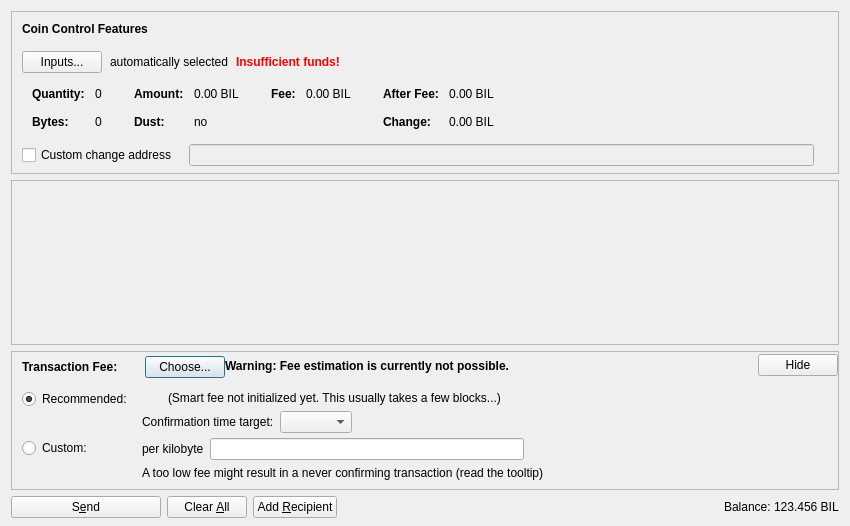
<?xml version="1.0" encoding="UTF-8"?>
<ui version="4.0">
 <class>SendCoinsDialog</class>
 <widget class="QDialog" name="SendCoinsDialog">
  <property name="geometry">
   <rect>
    <x>0</x>
    <y>0</y>
    <width>850</width>
    <height>526</height>
   </rect>
  </property>
  <property name="windowTitle">
   <string>Send Coins</string>
  </property>
  <layout class="QVBoxLayout" name="verticalLayout" stretch="0,1,0,0">
   <property name="bottomMargin">
    <number>8</number>
   </property>
   <item>
    <widget class="QFrame" name="frameCoinControl">
     <property name="sizePolicy">
      <sizepolicy hsizetype="Expanding" vsizetype="Expanding">
       <horstretch>0</horstretch>
       <verstretch>0</verstretch>
      </sizepolicy>
     </property>
     <property name="maximumSize">
      <size>
       <width>16777215</width>
       <height>16777215</height>
      </size>
     </property>
     <property name="frameShape">
      <enum>QFrame::StyledPanel</enum>
     </property>
     <property name="frameShadow">
      <enum>QFrame::Sunken</enum>
     </property>
     <layout class="QVBoxLayout" name="verticalLayoutCoinControl2">
      <property name="spacing">
       <number>0</number>
      </property>
      <property name="leftMargin">
       <number>0</number>
      </property>
      <property name="topMargin">
       <number>0</number>
      </property>
      <property name="rightMargin">
       <number>0</number>
      </property>
      <property name="bottomMargin">
       <number>6</number>
      </property>
      <item>
       <layout class="QVBoxLayout" name="verticalLayoutCoinControl" stretch="0,0,0,0,1">
        <property name="spacing">
         <number>0</number>
        </property>
        <property name="leftMargin">
         <number>10</number>
        </property>
        <property name="topMargin">
         <number>10</number>
        </property>
        <item>
         <layout class="QHBoxLayout" name="horizontalLayoutCoinControl1">
          <property name="bottomMargin">
           <number>15</number>
          </property>
          <item>
           <widget class="QLabel" name="labelCoinControlFeatures">
            <property name="sizePolicy">
             <sizepolicy hsizetype="Preferred" vsizetype="Maximum">
              <horstretch>0</horstretch>
              <verstretch>0</verstretch>
             </sizepolicy>
            </property>
            <property name="font">
             <font>
              <weight>75</weight>
              <bold>true</bold>
             </font>
            </property>
            <property name="styleSheet">
             <string notr="true">font-weight:bold;</string>
            </property>
            <property name="text">
             <string>Coin Control Features</string>
            </property>
           </widget>
          </item>
         </layout>
        </item>
        <item>
         <layout class="QHBoxLayout" name="horizontalLayoutCoinControl2" stretch="0,0,0,0">
          <property name="spacing">
           <number>8</number>
          </property>
          <property name="bottomMargin">
           <number>10</number>
          </property>
          <item>
           <widget class="QPushButton" name="pushButtonCoinControl">
            <property name="styleSheet">
             <string notr="true"/>
            </property>
            <property name="text">
             <string>Inputs...</string>
            </property>
            <property name="autoDefault">
             <bool>false</bool>
            </property>
           </widget>
          </item>
          <item>
           <widget class="QLabel" name="labelCoinControlAutomaticallySelected">
            <property name="text">
             <string>automatically selected</string>
            </property>
            <property name="margin">
             <number>5</number>
            </property>
           </widget>
          </item>
          <item>
           <widget class="QLabel" name="labelCoinControlInsuffFunds">
            <property name="font">
             <font>
              <weight>75</weight>
              <bold>true</bold>
             </font>
            </property>
            <property name="styleSheet">
             <string notr="true">color:red;font-weight:bold;</string>
            </property>
            <property name="text">
             <string>Insufficient funds!</string>
            </property>
            <property name="margin">
             <number>5</number>
            </property>
           </widget>
          </item>
          <item>
           <spacer name="horizontalSpacerCoinControl">
            <property name="orientation">
             <enum>Qt::Horizontal</enum>
            </property>
            <property name="sizeHint" stdset="0">
             <size>
              <width>40</width>
              <height>1</height>
             </size>
            </property>
           </spacer>
          </item>
         </layout>
        </item>
        <item>
         <widget class="QWidget" name="widgetCoinControl" native="true">
          <property name="sizePolicy">
           <sizepolicy hsizetype="Preferred" vsizetype="Preferred">
            <horstretch>0</horstretch>
            <verstretch>0</verstretch>
           </sizepolicy>
          </property>
          <property name="minimumSize">
           <size>
            <width>0</width>
            <height>0</height>
           </size>
          </property>
          <property name="styleSheet">
           <string notr="true"/>
          </property>
          <layout class="QHBoxLayout" name="horizontalLayoutCoinControl5">
           <property name="leftMargin">
            <number>0</number>
           </property>
           <property name="topMargin">
            <number>0</number>
           </property>
           <property name="rightMargin">
            <number>0</number>
           </property>
           <property name="bottomMargin">
            <number>0</number>
           </property>
           <item>
            <layout class="QHBoxLayout" name="horizontalLayoutCoinControl3" stretch="0,0,0,1">
             <property name="spacing">
              <number>20</number>
             </property>
             <property name="topMargin">
              <number>0</number>
             </property>
             <property name="bottomMargin">
              <number>10</number>
             </property>
             <item>
              <layout class="QFormLayout" name="formLayoutCoinControl1">
               <property name="horizontalSpacing">
                <number>10</number>
               </property>
               <property name="verticalSpacing">
                <number>14</number>
               </property>
               <property name="leftMargin">
                <number>10</number>
               </property>
               <property name="topMargin">
                <number>4</number>
               </property>
               <property name="rightMargin">
                <number>6</number>
               </property>
               <item row="0" column="0">
                <widget class="QLabel" name="labelCoinControlQuantityText">
                 <property name="font">
                  <font>
                   <weight>75</weight>
                   <bold>true</bold>
                  </font>
                 </property>
                 <property name="text">
                  <string>Quantity:</string>
                 </property>
                 <property name="margin">
                  <number>0</number>
                 </property>
                </widget>
               </item>
               <item row="0" column="1">
                <widget class="QLabel" name="labelCoinControlQuantity">
                 <property name="cursor">
                  <cursorShape>IBeamCursor</cursorShape>
                 </property>
                 <property name="contextMenuPolicy">
                  <enum>Qt::ActionsContextMenu</enum>
                 </property>
                 <property name="text">
                  <string notr="true">0</string>
                 </property>
                 <property name="margin">
                  <number>0</number>
                 </property>
                 <property name="textInteractionFlags">
                  <set>Qt::LinksAccessibleByMouse|Qt::TextSelectableByKeyboard|Qt::TextSelectableByMouse</set>
                 </property>
                </widget>
               </item>
               <item row="1" column="0">
                <widget class="QLabel" name="labelCoinControlBytesText">
                 <property name="font">
                  <font>
                   <weight>75</weight>
                   <bold>true</bold>
                  </font>
                 </property>
                 <property name="text">
                  <string>Bytes:</string>
                 </property>
                </widget>
               </item>
               <item row="1" column="1">
                <widget class="QLabel" name="labelCoinControlBytes">
                 <property name="cursor">
                  <cursorShape>IBeamCursor</cursorShape>
                 </property>
                 <property name="contextMenuPolicy">
                  <enum>Qt::ActionsContextMenu</enum>
                 </property>
                 <property name="text">
                  <string notr="true">0</string>
                 </property>
                 <property name="textInteractionFlags">
                  <set>Qt::LinksAccessibleByMouse|Qt::TextSelectableByKeyboard|Qt::TextSelectableByMouse</set>
                 </property>
                </widget>
               </item>
              </layout>
             </item>
             <item>
              <layout class="QFormLayout" name="formLayoutCoinControl2">
               <property name="horizontalSpacing">
                <number>10</number>
               </property>
               <property name="verticalSpacing">
                <number>14</number>
               </property>
               <property name="leftMargin">
                <number>6</number>
               </property>
               <property name="topMargin">
                <number>4</number>
               </property>
               <property name="rightMargin">
                <number>6</number>
               </property>
               <item row="0" column="0">
                <widget class="QLabel" name="labelCoinControlAmountText">
                 <property name="font">
                  <font>
                   <weight>75</weight>
                   <bold>true</bold>
                  </font>
                 </property>
                 <property name="text">
                  <string>Amount:</string>
                 </property>
                 <property name="margin">
                  <number>0</number>
                 </property>
                </widget>
               </item>
               <item row="0" column="1">
                <widget class="QLabel" name="labelCoinControlAmount">
                 <property name="cursor">
                  <cursorShape>IBeamCursor</cursorShape>
                 </property>
                 <property name="contextMenuPolicy">
                  <enum>Qt::ActionsContextMenu</enum>
                 </property>
                 <property name="text">
                  <string notr="true">0.00 BIL</string>
                 </property>
                 <property name="textInteractionFlags">
                  <set>Qt::LinksAccessibleByMouse|Qt::TextSelectableByKeyboard|Qt::TextSelectableByMouse</set>
                 </property>
                </widget>
               </item>
               <item row="1" column="0">
                <widget class="QLabel" name="labelCoinControlLowOutputText">
                 <property name="font">
                  <font>
                   <weight>75</weight>
                   <bold>true</bold>
                  </font>
                 </property>
                 <property name="text">
                  <string>Dust:</string>
                 </property>
                </widget>
               </item>
               <item row="1" column="1">
                <widget class="QLabel" name="labelCoinControlLowOutput">
                 <property name="cursor">
                  <cursorShape>IBeamCursor</cursorShape>
                 </property>
                 <property name="contextMenuPolicy">
                  <enum>Qt::ActionsContextMenu</enum>
                 </property>
                 <property name="text">
                  <string notr="true">no</string>
                 </property>
                 <property name="textInteractionFlags">
                  <set>Qt::LinksAccessibleByMouse|Qt::TextSelectableByKeyboard|Qt::TextSelectableByMouse</set>
                 </property>
                </widget>
               </item>
              </layout>
             </item>
             <item>
              <layout class="QFormLayout" name="formLayoutCoinControl3">
               <property name="horizontalSpacing">
                <number>10</number>
               </property>
               <property name="verticalSpacing">
                <number>14</number>
               </property>
               <property name="leftMargin">
                <number>6</number>
               </property>
               <property name="topMargin">
                <number>4</number>
               </property>
               <property name="rightMargin">
                <number>6</number>
               </property>
               <item row="0" column="0">
                <widget class="QLabel" name="labelCoinControlFeeText">
                 <property name="font">
                  <font>
                   <weight>75</weight>
                   <bold>true</bold>
                  </font>
                 </property>
                 <property name="text">
                  <string>Fee:</string>
                 </property>
                 <property name="margin">
                  <number>0</number>
                 </property>
                </widget>
               </item>
               <item row="0" column="1">
                <widget class="QLabel" name="labelCoinControlFee">
                 <property name="cursor">
                  <cursorShape>IBeamCursor</cursorShape>
                 </property>
                 <property name="contextMenuPolicy">
                  <enum>Qt::ActionsContextMenu</enum>
                 </property>
                 <property name="text">
                  <string notr="true">0.00 BIL</string>
                 </property>
                 <property name="textInteractionFlags">
                  <set>Qt::LinksAccessibleByMouse|Qt::TextSelectableByKeyboard|Qt::TextSelectableByMouse</set>
                 </property>
                </widget>
               </item>
              </layout>
             </item>
             <item>
              <layout class="QFormLayout" name="formLayoutCoinControl4">
               <property name="horizontalSpacing">
                <number>10</number>
               </property>
               <property name="verticalSpacing">
                <number>14</number>
               </property>
               <property name="leftMargin">
                <number>6</number>
               </property>
               <property name="topMargin">
                <number>4</number>
               </property>
               <property name="rightMargin">
                <number>6</number>
               </property>
               <item row="0" column="0">
                <widget class="QLabel" name="labelCoinControlAfterFeeText">
                 <property name="font">
                  <font>
                   <weight>75</weight>
                   <bold>true</bold>
                  </font>
                 </property>
                 <property name="text">
                  <string>After Fee:</string>
                 </property>
                 <property name="margin">
                  <number>0</number>
                 </property>
                </widget>
               </item>
               <item row="0" column="1">
                <widget class="QLabel" name="labelCoinControlAfterFee">
                 <property name="cursor">
                  <cursorShape>IBeamCursor</cursorShape>
                 </property>
                 <property name="contextMenuPolicy">
                  <enum>Qt::ActionsContextMenu</enum>
                 </property>
                 <property name="text">
                  <string notr="true">0.00 BIL</string>
                 </property>
                 <property name="textInteractionFlags">
                  <set>Qt::LinksAccessibleByMouse|Qt::TextSelectableByKeyboard|Qt::TextSelectableByMouse</set>
                 </property>
                </widget>
               </item>
               <item row="1" column="0">
                <widget class="QLabel" name="labelCoinControlChangeText">
                 <property name="font">
                  <font>
                   <weight>75</weight>
                   <bold>true</bold>
                  </font>
                 </property>
                 <property name="text">
                  <string>Change:</string>
                 </property>
                </widget>
               </item>
               <item row="1" column="1">
                <widget class="QLabel" name="labelCoinControlChange">
                 <property name="cursor">
                  <cursorShape>IBeamCursor</cursorShape>
                 </property>
                 <property name="contextMenuPolicy">
                  <enum>Qt::ActionsContextMenu</enum>
                 </property>
                 <property name="text">
                  <string notr="true">0.00 BIL</string>
                 </property>
                 <property name="textInteractionFlags">
                  <set>Qt::LinksAccessibleByMouse|Qt::TextSelectableByKeyboard|Qt::TextSelectableByMouse</set>
                 </property>
                </widget>
               </item>
              </layout>
             </item>
            </layout>
           </item>
          </layout>
         </widget>
        </item>
        <item>
         <layout class="QHBoxLayout" name="horizontalLayoutCoinControl4" stretch="0,0,0">
          <property name="spacing">
           <number>12</number>
          </property>
          <property name="sizeConstraint">
           <enum>QLayout::SetDefaultConstraint</enum>
          </property>
          <property name="topMargin">
           <number>5</number>
          </property>
          <property name="rightMargin">
           <number>5</number>
          </property>
          <item>
           <widget class="QCheckBox" name="checkBoxCoinControlChange">
            <property name="toolTip">
             <string>If this is activated, but the change address is empty or invalid, change will be sent to a newly generated address.</string>
            </property>
            <property name="text">
             <string>Custom change address</string>
            </property>
           </widget>
          </item>
          <item>
           <widget class="QValidatedLineEdit" name="lineEditCoinControlChange">
            <property name="enabled">
             <bool>false</bool>
            </property>
            <property name="sizePolicy">
             <sizepolicy hsizetype="Expanding" vsizetype="Fixed">
              <horstretch>0</horstretch>
              <verstretch>0</verstretch>
             </sizepolicy>
            </property>
           </widget>
          </item>
          <item>
           <widget class="QLabel" name="labelCoinControlChangeLabel">
            <property name="sizePolicy">
             <sizepolicy hsizetype="Preferred" vsizetype="Expanding">
              <horstretch>0</horstretch>
              <verstretch>0</verstretch>
             </sizepolicy>
            </property>
            <property name="minimumSize">
             <size>
              <width>0</width>
              <height>0</height>
             </size>
            </property>
            <property name="text">
             <string/>
            </property>
            <property name="margin">
             <number>3</number>
            </property>
           </widget>
          </item>
         </layout>
        </item>
        <item>
         <spacer name="verticalSpacerCoinControl">
          <property name="orientation">
           <enum>Qt::Vertical</enum>
          </property>
          <property name="sizeHint" stdset="0">
           <size>
            <width>800</width>
            <height>1</height>
           </size>
          </property>
         </spacer>
        </item>
       </layout>
      </item>
     </layout>
    </widget>
   </item>
   <item>
    <widget class="QScrollArea" name="scrollArea">
     <property name="widgetResizable">
      <bool>true</bool>
     </property>
     <widget class="QWidget" name="scrollAreaWidgetContents">
      <property name="geometry">
       <rect>
        <x>0</x>
        <y>0</y>
        <width>830</width>
        <height>104</height>
       </rect>
      </property>
      <layout class="QVBoxLayout" name="verticalLayout_2" stretch="0,1">
       <property name="leftMargin">
        <number>0</number>
       </property>
       <property name="topMargin">
        <number>0</number>
       </property>
       <property name="rightMargin">
        <number>0</number>
       </property>
       <property name="bottomMargin">
        <number>0</number>
       </property>
       <item>
        <layout class="QVBoxLayout" name="entries">
         <property name="spacing">
          <number>6</number>
         </property>
        </layout>
       </item>
       <item>
        <spacer name="verticalSpacer">
         <property name="orientation">
          <enum>Qt::Vertical</enum>
         </property>
         <property name="sizeHint" stdset="0">
          <size>
           <width>20</width>
           <height>40</height>
          </size>
         </property>
        </spacer>
       </item>
      </layout>
     </widget>
    </widget>
   </item>
   <item>
    <widget class="QFrame" name="frameFee">
     <property name="sizePolicy">
      <sizepolicy hsizetype="Expanding" vsizetype="Expanding">
       <horstretch>0</horstretch>
       <verstretch>0</verstretch>
      </sizepolicy>
     </property>
     <property name="maximumSize">
      <size>
       <width>16777215</width>
       <height>16777215</height>
      </size>
     </property>
     <property name="frameShape">
      <enum>QFrame::StyledPanel</enum>
     </property>
     <property name="frameShadow">
      <enum>QFrame::Sunken</enum>
     </property>
     <layout class="QVBoxLayout" name="verticalLayoutFee1">
      <property name="spacing">
       <number>0</number>
      </property>
      <property name="leftMargin">
       <number>0</number>
      </property>
      <property name="topMargin">
       <number>0</number>
      </property>
      <property name="rightMargin">
       <number>0</number>
      </property>
      <property name="bottomMargin">
       <number>0</number>
      </property>
      <item>
       <layout class="QVBoxLayout" name="verticalLayoutFee2" stretch="0,0,0">
        <property name="spacing">
         <number>0</number>
        </property>
        <property name="leftMargin">
         <number>10</number>
        </property>
        <property name="topMargin">
         <number>0</number>
        </property>
        <item>
         <layout class="QHBoxLayout" name="horizontalLayoutFee1">
          <property name="bottomMargin">
           <number>0</number>
          </property>
          <item>
           <layout class="QVBoxLayout" name="verticalLayoutFee7">
            <property name="spacing">
             <number>0</number>
            </property>
            <item>
             <spacer name="verticalSpacerSmartFee">
              <property name="orientation">
               <enum>Qt::Vertical</enum>
              </property>
              <property name="sizeType">
               <enum>QSizePolicy::Fixed</enum>
              </property>
              <property name="sizeHint" stdset="0">
               <size>
                <width>1</width>
                <height>4</height>
               </size>
              </property>
             </spacer>
            </item>
            <item>
             <layout class="QHBoxLayout" name="horizontalLayoutSmartFee">
              <property name="spacing">
               <number>10</number>
              </property>
              <item>
               <widget class="QLabel" name="labelFeeHeadline">
                <property name="sizePolicy">
                 <sizepolicy hsizetype="Preferred" vsizetype="Maximum">
                  <horstretch>0</horstretch>
                  <verstretch>0</verstretch>
                 </sizepolicy>
                </property>
                <property name="font">
                 <font>
                  <weight>75</weight>
                  <bold>true</bold>
                 </font>
                </property>
                <property name="styleSheet">
                 <string notr="true">font-weight:bold;</string>
                </property>
                <property name="text">
                 <string>Transaction Fee:</string>
                </property>
               </widget>
              </item>
              <item>
               <widget class="QLabel" name="labelFeeMinimized">
                <property name="text">
                 <string/>
                </property>
               </widget>
              </item>
              <item>
               <widget class="QPushButton" name="buttonChooseFee">
                <property name="text">
                 <string>Choose...</string>
                </property>
               </widget>
              </item>
             </layout>
            </item>
            <item>
             <spacer name="verticalSpacer_5">
              <property name="orientation">
               <enum>Qt::Vertical</enum>
              </property>
              <property name="sizeHint" stdset="0">
               <size>
                <width>1</width>
                <height>1</height>
               </size>
              </property>
             </spacer>
            </item>
           </layout>
          </item>
          <item>
           <widget class="QLabel" name="fallbackFeeWarningLabel">
            <property name="toolTip">
             <string>Using the fallbackfee can result in sending a transaction that will take several hours or days (or never) to confirm. Consider choosing your fee manually or wait until you have validated the complete chain.</string>
            </property>
            <property name="font">
            <font>
                <weight>75</weight>
                <bold>true</bold>
            </font>
            </property>
            <property name="text">
             <string>Warning: Fee estimation is currently not possible.</string>
            </property>
            <property name="wordWrap">
             <bool>false</bool>
            </property>
           </widget>
          </item>
          <item>
           <spacer name="horizontalSpacer_4">
            <property name="orientation">
             <enum>Qt::Horizontal</enum>
            </property>
            <property name="sizeType">
             <enum>QSizePolicy::MinimumExpanding</enum>
            </property>
            <property name="sizeHint" stdset="0">
             <size>
              <width>40</width>
              <height>20</height>
             </size>
            </property>
           </spacer>
          </item>
          <item>
           <widget class="QPushButton" name="buttonMinimizeFee">
            <property name="toolTip">
             <string>collapse fee-settings</string>
            </property>
            <property name="text">
             <string>Hide</string>
            </property>
           </widget>
          </item>
         </layout>
        </item>
        <item>
         <widget class="QFrame" name="frameFeeSelection">
          <layout class="QVBoxLayout" name="verticalLayoutFee12">
           <property name="spacing">
            <number>0</number>
           </property>
           <property name="leftMargin">
            <number>0</number>
           </property>
           <property name="topMargin">
            <number>0</number>
           </property>
           <property name="rightMargin">
            <number>0</number>
           </property>
           <property name="bottomMargin">
            <number>0</number>
           </property>
           <item>
            <layout class="QGridLayout" name="gridLayoutFee">
             <property name="topMargin">
              <number>10</number>
             </property>
             <property name="bottomMargin">
              <number>4</number>
             </property>
             <property name="horizontalSpacing">
              <number>10</number>
             </property>
             <property name="verticalSpacing">
              <number>4</number>
             </property>
             <item row="1" column="1">
              <layout class="QVBoxLayout" name="verticalLayoutFee8">
               <property name="spacing">
                <number>6</number>
               </property>
               <item>
                <layout class="QHBoxLayout" name="horizontalLayoutFee13">
                 <item>
                  <widget class="QLabel" name="labelCustomPerKilobyte">
                   <property name="toolTip">
                    <string>Specify a custom fee per kB (1,000 bytes) of the transaction's virtual size.

Note:  Since the fee is calculated on a per-byte basis, a fee of "100 satoshis per kB" for a transaction size of 500 bytes (half of 1 kB) would ultimately yield a fee of only 50 satoshis.</string>
                   </property>
                   <property name="text">
                    <string>per kilobyte</string>
                   </property>
                  </widget>
                 </item>
                 <item>
                  <widget class="BitcoinAmountField" name="customFee"/>
                 </item>
                 <item>
                  <spacer name="horizontalSpacer_6">
                   <property name="orientation">
                    <enum>Qt::Horizontal</enum>
                   </property>
                   <property name="sizeHint" stdset="0">
                    <size>
                     <width>1</width>
                     <height>1</height>
                    </size>
                   </property>
                  </spacer>
                 </item>
                </layout>
               </item>
               <item>
                <layout class="QHBoxLayout" name="horizontalLayoutFee8">
                 <item>
                  <widget class="QLabel" name="labelCustomFeeWarning">
                   <property name="enabled">
                    <bool>true</bool>
                   </property>
                   <property name="toolTip">
                    <string>When there is less transaction volume than space in the blocks, miners as well as relaying nodes may enforce a minimum fee. Paying only this minimum fee is just fine, but be aware that this can result in a never confirming transaction once there is more demand for billcoin transactions than the network can process.</string>
                   </property>
                   <property name="text">
                    <string>A too low fee might result in a never confirming transaction (read the tooltip)</string>
                   </property>
                  </widget>
                 </item>
                 <item>
                  <spacer name="horizontalSpacer_2">
                   <property name="orientation">
                    <enum>Qt::Horizontal</enum>
                   </property>
                   <property name="sizeHint" stdset="0">
                    <size>
                     <width>1</width>
                     <height>1</height>
                    </size>
                   </property>
                  </spacer>
                 </item>
                </layout>
               </item>
              </layout>
             </item>
             <item row="0" column="0">
              <layout class="QVBoxLayout" name="verticalLayoutFee4" stretch="0,1">
               <item>
                <widget class="QRadioButton" name="radioSmartFee">
                 <property name="text">
                  <string>Recommended:</string>
                 </property>
                 <property name="checked">
                  <bool>true</bool>
                 </property>
                 <attribute name="buttonGroup">
                  <string notr="true">groupFee</string>
                 </attribute>
                </widget>
               </item>
               <item>
                <spacer name="verticalSpacer_2">
                 <property name="orientation">
                  <enum>Qt::Vertical</enum>
                 </property>
                 <property name="sizeHint" stdset="0">
                  <size>
                   <width>1</width>
                   <height>1</height>
                  </size>
                 </property>
                </spacer>
               </item>
              </layout>
             </item>
             <item row="1" column="0">
              <layout class="QVBoxLayout" name="verticalLayoutFee9" stretch="0,1">
               <item>
                <widget class="QRadioButton" name="radioCustomFee">
                 <property name="text">
                  <string>Custom:</string>
                 </property>
                 <attribute name="buttonGroup">
                  <string notr="true">groupFee</string>
                 </attribute>
                </widget>
               </item>
               <item>
                <spacer name="verticalSpacer_6">
                 <property name="orientation">
                  <enum>Qt::Vertical</enum>
                 </property>
                 <property name="sizeHint" stdset="0">
                  <size>
                   <width>1</width>
                   <height>1</height>
                  </size>
                 </property>
                </spacer>
               </item>
              </layout>
             </item>
             <item row="0" column="1">
              <layout class="QVBoxLayout" name="verticalLayoutFee3" stretch="0,0,1">
               <property name="spacing">
                <number>6</number>
               </property>
               <property name="topMargin">
                <number>2</number>
               </property>
               <item>
                <layout class="QHBoxLayout" name="horizontalLayoutFee12">
                 <item>
                  <widget class="QLabel" name="labelSmartFee">
                   <property name="text">
                    <string/>
                   </property>
                  </widget>
                 </item>
                 <item>
                  <widget class="QLabel" name="labelFeeEstimation">
                   <property name="text">
                    <string/>
                   </property>
                  </widget>
                 </item>
                 <item>
                  <widget class="QLabel" name="labelSmartFee2">
                   <property name="text">
                    <string>(Smart fee not initialized yet. This usually takes a few blocks...)</string>
                   </property>
                  </widget>
                 </item>
                 <item>
                  <spacer name="horizontalSpacer_5">
                   <property name="orientation">
                    <enum>Qt::Horizontal</enum>
                   </property>
                   <property name="sizeHint" stdset="0">
                    <size>
                     <width>1</width>
                     <height>1</height>
                    </size>
                   </property>
                  </spacer>
                 </item>
                </layout>
               </item>
               <item>
                <layout class="QHBoxLayout" name="horizontalLayoutFee9">
                 <item>
                  <layout class="QVBoxLayout" name="verticalLayoutFee6">
                   <item>
                    <widget class="QLabel" name="labelSmartFee3">
                     <property name="text">
                      <string>Confirmation time target:</string>
                     </property>
                    </widget>
                   </item>
                  </layout>
                 </item>
                 <item>
                  <layout class="QVBoxLayout" name="verticalLayoutFee5">
                   <property name="rightMargin">
                    <number>30</number>
                   </property>
                   <item>
                    <layout class="QHBoxLayout" name="horizontalLayoutConfTarget">
                     <property name="bottomMargin">
                      <number>0</number>
                     </property>
                     <item>
                      <widget class="QComboBox" name="confTargetSelector"/>
                     </item>
                     <item>
                      <spacer name="horizontalSpacerConfTarget">
                       <property name="orientation">
                        <enum>Qt::Horizontal</enum>
                       </property>
                       <property name="sizeHint" stdset="0">
                        <size>
                         <width>40</width>
                         <height>20</height>
                        </size>
                       </property>
                      </spacer>
                     </item>
                    </layout>
                   </item>
                  </layout>
                 </item>
                </layout>
               </item>
               <item>
                <spacer name="verticalSpacer_4">
                 <property name="orientation">
                  <enum>Qt::Vertical</enum>
                 </property>
                 <property name="sizeHint" stdset="0">
                  <size>
                   <width>1</width>
                   <height>1</height>
                  </size>
                 </property>
                </spacer>
               </item>
              </layout>
             </item>
            </layout>
           </item>
          </layout>
         </widget>
        </item>
        <item>
         <spacer name="verticalSpacerFee">
          <property name="orientation">
           <enum>Qt::Vertical</enum>
          </property>
          <property name="sizeHint" stdset="0">
           <size>
            <width>40</width>
            <height>5</height>
           </size>
          </property>
         </spacer>
        </item>
       </layout>
      </item>
     </layout>
    </widget>
   </item>
   <item>
    <layout class="QHBoxLayout" name="horizontalLayout">
     <item>
      <widget class="QPushButton" name="sendButton">
       <property name="minimumSize">
        <size>
         <width>150</width>
         <height>0</height>
        </size>
       </property>
       <property name="toolTip">
        <string>Confirm the send action</string>
       </property>
       <property name="text">
        <string>S&amp;end</string>
       </property>
       <property name="icon">
        <iconset resource="../bitcoin.qrc">
         <normaloff>:/icons/send</normaloff>:/icons/send</iconset>
       </property>
       <property name="autoDefault">
        <bool>false</bool>
       </property>
       <property name="default">
        <bool>false</bool>
       </property>
      </widget>
     </item>
     <item>
      <widget class="QPushButton" name="clearButton">
       <property name="sizePolicy">
        <sizepolicy hsizetype="Minimum" vsizetype="Fixed">
         <horstretch>0</horstretch>
         <verstretch>0</verstretch>
        </sizepolicy>
       </property>
       <property name="toolTip">
        <string>Clear all fields of the form.</string>
       </property>
       <property name="text">
        <string>Clear &amp;All</string>
       </property>
       <property name="icon">
        <iconset resource="../bitcoin.qrc">
         <normaloff>:/icons/remove</normaloff>:/icons/remove</iconset>
       </property>
       <property name="autoDefault">
        <bool>false</bool>
       </property>
      </widget>
     </item>
     <item>
      <widget class="QPushButton" name="addButton">
       <property name="toolTip">
        <string>Send to multiple recipients at once</string>
       </property>
       <property name="text">
        <string>Add &amp;Recipient</string>
       </property>
       <property name="icon">
        <iconset resource="../bitcoin.qrc">
         <normaloff>:/icons/add</normaloff>:/icons/add</iconset>
       </property>
       <property name="autoDefault">
        <bool>false</bool>
       </property>
      </widget>
     </item>
     <item>
      <spacer name="horizontalSpacer">
       <property name="orientation">
        <enum>Qt::Horizontal</enum>
       </property>
       <property name="sizeHint" stdset="0">
        <size>
         <width>40</width>
         <height>20</height>
        </size>
       </property>
      </spacer>
     </item>
     <item>
      <layout class="QHBoxLayout" name="horizontalLayout_2">
       <property name="spacing">
        <number>3</number>
       </property>
       <item>
        <widget class="QLabel" name="label">
         <property name="sizePolicy">
          <sizepolicy hsizetype="Preferred" vsizetype="Fixed">
           <horstretch>0</horstretch>
           <verstretch>0</verstretch>
          </sizepolicy>
         </property>
         <property name="text">
          <string>Balance:</string>
         </property>
        </widget>
       </item>
       <item>
        <widget class="QLabel" name="labelBalance">
         <property name="sizePolicy">
          <sizepolicy hsizetype="Preferred" vsizetype="Fixed">
           <horstretch>0</horstretch>
           <verstretch>0</verstretch>
          </sizepolicy>
         </property>
         <property name="cursor">
          <cursorShape>IBeamCursor</cursorShape>
         </property>
         <property name="text">
          <string notr="true">123.456 BIL</string>
         </property>
         <property name="textInteractionFlags">
          <set>Qt::LinksAccessibleByMouse|Qt::TextSelectableByKeyboard|Qt::TextSelectableByMouse</set>
         </property>
        </widget>
       </item>
      </layout>
     </item>
    </layout>
   </item>
  </layout>
 </widget>
 <customwidgets>
  <customwidget>
   <class>QValidatedLineEdit</class>
   <extends>QLineEdit</extends>
   <header>qt/qvalidatedlineedit.h</header>
  </customwidget>
  <customwidget>
   <class>BitcoinAmountField</class>
   <extends>QLineEdit</extends>
   <header>qt/bitcoinamountfield.h</header>
   <container>1</container>
  </customwidget>
 </customwidgets>
 <resources>
  <include location="../bitcoin.qrc"/>
 </resources>
 <connections/>
 <buttongroups>
  <buttongroup name="groupFee"/>
 </buttongroups>
</ui>
